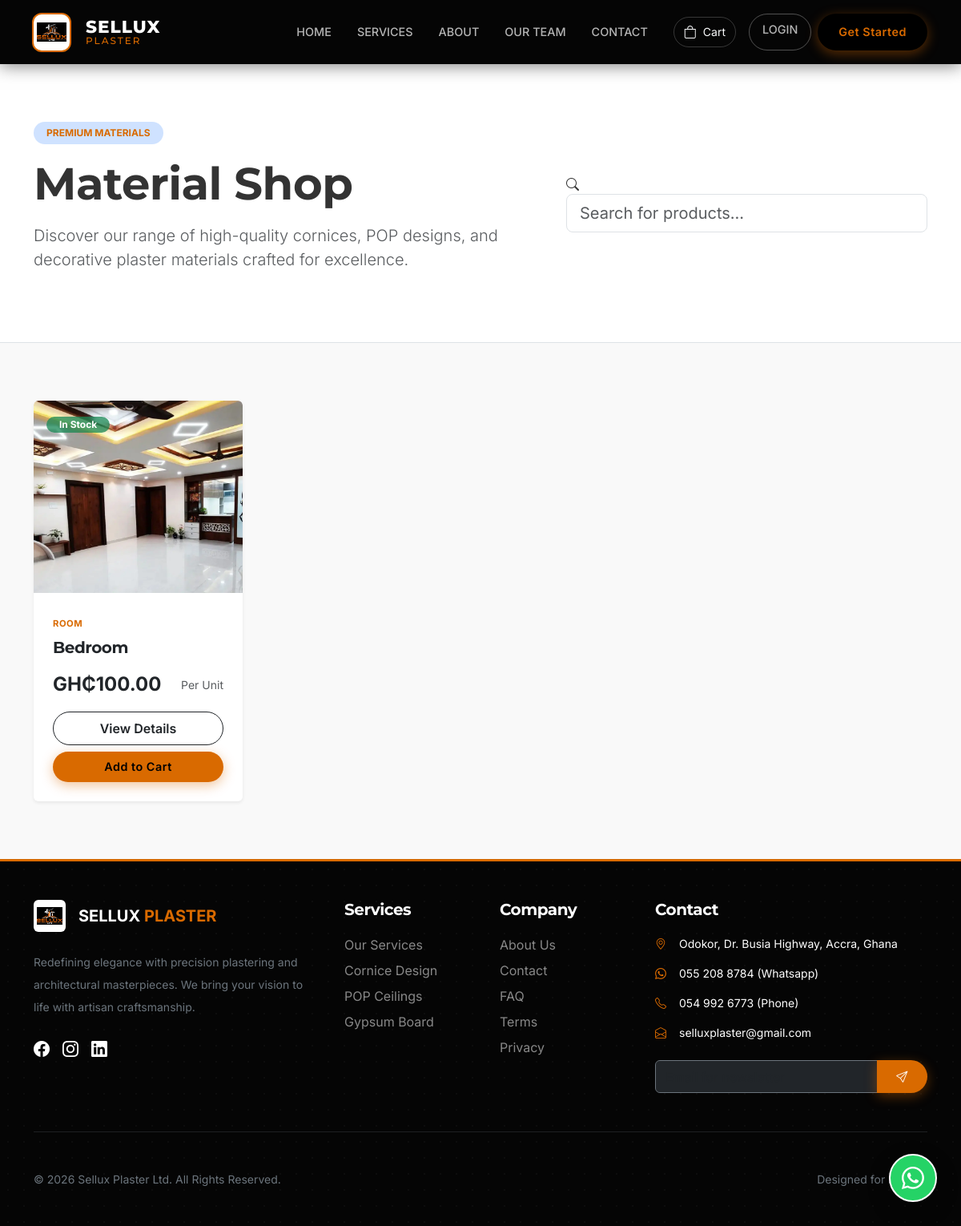
The app's page /shop/ with its own data.
### catalogue/models.py (models this page shows, shortened)
class Product(models.Model):
    category = models.ForeignKey(Category, on_delete=models.CASCADE, related_name='products')
    name = models.CharField(max_length=200)
    slug = models.SlugField(unique=True)
    description = models.TextField()
    price = models.DecimalField(max_digits=10, decimal_places=2)
    image = models.ImageField(upload_to='catalogue/products/')
    stock = models.PositiveIntegerField(default=0)
    is_available = models.BooleanField(default=True)
    created_at = models.DateTimeField(auto_now_add=True)
    updated_at = models.DateTimeField(auto_now=True)
    def get_absolute_url(self):
        return reverse('catalogue:product_detail', args=[self.slug])

class Category(models.Model):
    name = models.CharField(max_length=100)
    slug = models.SlugField(unique=True)
    description = models.TextField(blank=True)
    image = models.ImageField(upload_to='catalogue/categories/', null=True, blank=True)
    class Meta:
        verbose_name_plural = 'Categories'

### catalogue/views.py (the view)
# urls.py: path('', ProductListView.as_view(), name='product_list'),
class ProductListView(ListView):
    model = Product
    template_name = 'catalogue/product_list.html'
    context_object_name = 'products'
    paginate_by = 12
    def get_queryset(self):
        return Product.objects.filter(is_available=True)

### cart/cart.py (called while the page is built)
    def __len__(self):
        return sum(item['quantity'] for item in self.cart.values())

### core/context_processors.py (called while the page is built)
def brand_context(request):
    return {
        'brand': get_brand_info()
    }

def cart_context(request):
    return {'cart': Cart(request)}

def promotions_context(request):
    promotion = Promotion.objects.filter(is_active=True).first()
    return {'active_promotion': promotion}

### core/utils.py (called while the page is built)
def get_brand_info():
    return {
        'company_name': 'Sellux Plaster Ltd',
        'slogan': 'Home of Affordable Luxury',
        'address': 'Odokor, Dr. Busia Highway, Accra, Ghana',
        'phone_primary': '055 208 8784',
        'phone_secondary': '054 992 6773',
        'email': 'selluxplasterltd@gmail.com',
        'whatsapp': '233549926773',
    }

### templates/catalogue/product_list.html (shortened to what this page needs)
{% extends 'base.html' %}
{% load static %}
{% block content %}
<section class="py-5 bg-white border-bottom">
    <div class="container py-4">
        <div class="row align-items-center">
            <div class="col-lg-7">
                <span class="badge bg-primary-subtle text-primary px-3 py-2 rounded-pill mb-3 animate__animated animate__fadeIn">PREMIUM MATERIALS</span>
                <h1 class="display-4 fw-bold mb-3">Material Shop</h1>
                <p class="lead text-muted">Discover our range of high-quality cornices, POP designs, and decorative plaster materials crafted for excellence.</p>
            </div>
            <div class="col-lg-5">
                <form action="{% url 'pages:global_search' %}" method="get" class="nav-search">
                    <i class="bi bi-search"></i>
                    <input type="text" name="q" class="form-control form-control-lg" placeholder="Search for products..." required>
                </form>
            </div>
        </div>
    </div>
</section>
<section class="py-5">
    <div class="container py-4">
        <div class="row g-4">
            {% for product in products %}
            <div class="col-sm-6 col-lg-4 col-xl-3 animate__animated animate__fadeInUp" style="animation-delay: {{ forloop.counter0|add:1 }}00ms;">
                <div class="card h-100 border-0 shadow-sm hover-lift overflow-hidden">
                    <div class="position-relative overflow-hidden bg-light" style="height: 240px;">
                        {% if product.image %}
                        <img src="{{ product.image.url }}" class="card-img-top w-100 h-100" alt="{{ product.name }}" style="object-fit: cover; transition: transform 0.5s ease;" loading="lazy">
                        {% else %}
                        <div class="w-100 h-100 d-flex align-items-center justify-content-center">
                            <i class="bi bi-image text-muted fs-1"></i>
                        </div>
                        {% endif %}
                        <div class="position-absolute top-0 start-0 m-3">
                            {% if product.stock > 0 %}
                            <span class="badge bg-success bg-opacity-75 rounded-pill px-3">In Stock</span>
                            {% else %}
                            <span class="badge bg-danger bg-opacity-75 rounded-pill px-3">Out of Stock</span>
                            {% endif %}
                        </div>
                    </div>
                    <div class="card-body p-4 d-flex flex-column">
                        <div class="mb-2">
                            <small class="text-primary fw-bold text-uppercase tracking-wider" style="font-size: 0.7rem;">{{ product.category.name }}</small>
                        </div>
                        <h5 class="card-title fw-bold mb-3">{{ product.name }}</h5>
                        <div class="mt-auto">
                            <div class="d-flex align-items-center justify-content-between mb-3">
                                <span class="fs-4 fw-bold text-dark">GH₵{{ product.price }}</span>
                                <small class="text-muted">Per Unit</small>
                            </div>
                            <div class="d-grid gap-2">
                                <a href="{{ product.get_absolute_url }}" class="btn btn-outline-dark rounded-pill py-2 fw-semibold">
                                    View Details
                                </a>
                                {% if product.is_available and product.stock > 0 %}
                                <form action="{% url 'cart:cart_add' product.id %}" method="post" class="d-grid">
                                    <button type="submit" class="btn btn-primary rounded-pill py-2 fw-semibold text-black">Add to Cart</button>
                                </form>
                                {% else %}
                                <button class="btn btn-outline-secondary rounded-pill py-2 fw-semibold" disabled>Out of Stock</button>
                                {% endif %}
                            </div>
                        </div>
                    </div>
                </div>
            </div>
            {% endfor %}
        </div>
    </div>
</section>
{% endblock %}

### templates/base.html (style rules this page uses)
html, body { overflow-x: hidden; width: 100%; position: relative; }
:root { --primary-color: #d96a00; --primary-vibrant: #ff7b00; --black-onyx: #050505; --black-charcoal: #121212; --white-alabaster: #F9F9F9; --amber-glass: rgba(217, 106, 0, 0.96); --nav-height: 80px; --border-radius-pill: 50px; --shadow-float: 0 10px 30px rgba(0,0,0,0.2); --transition-smooth: all 0.4s cubic-bezier(0.4, 0, 0.2, 1); }
body { font-family: 'Inter', sans-serif; background-color: var(--white-alabaster); color: #333; -webkit-font-smoothing: antialiased; }
h1, h2, h3, h4, h5, .navbar-brand { font-family: 'Montserrat', sans-serif; font-weight: 700; letter-spacing: -0.5px; }
.btn-primary { background-color: var(--primary-color); border: none; border-radius: var(--border-radius-pill); padding: 10px 24px; font-weight: 600; font-size: 0.9rem; letter-spacing: 0.5px; box-shadow: 0 4px 15px rgba(217, 106, 0, 0.4); transition: var(--transition-smooth); color: #fff; }
.text-primary { color: var(--primary-color) !important; }

### templates/catalogue/product_list.html (style rules this page uses)
.tracking-wider { letter-spacing: 0.05em; }
.hover-lift { transition: transform 0.3s ease, box-shadow 0.3s ease; }

### records on screen
Product: image (picture), stock "In Stock", category.name "ROOM", name "Bedroom", price "100.00", is_available "Add to Cart"
